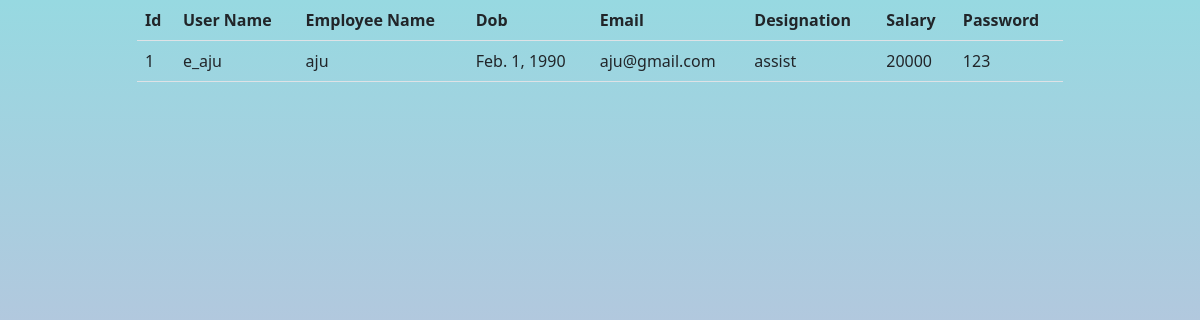
Before: /employee/details/1 with the older database file.
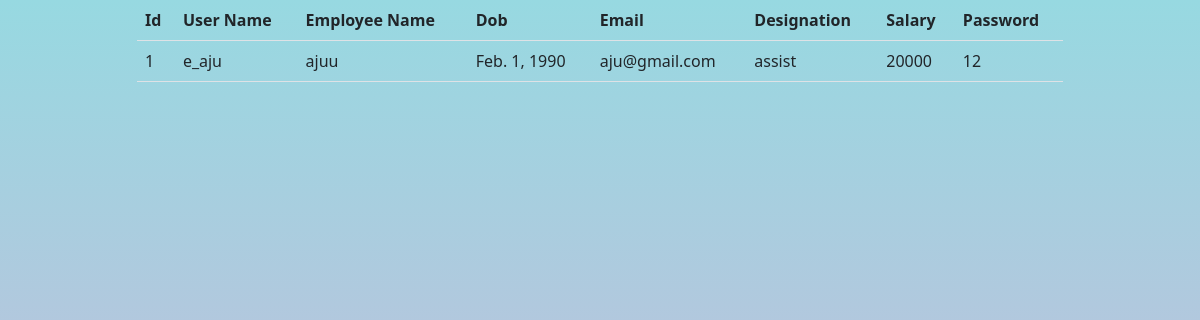
After: the same page with the newer database file.
### employee/models.py (models this page shows)
class Employees(models.Model):
    employee_name=models.CharField(max_length=80)
    email=models.EmailField(max_length=80,unique=True)
    user_name=models.CharField(max_length=120,unique=True)
    password=models.CharField(max_length=100)
    salary=models.CharField(max_length=9)
    designation=models.CharField(max_length=50)
    dob=models.DateField(auto_now_add=False)

### employee/views.py (the view)
# urls.py: path("details/<int:id>",views.EmployeeDetailView.as_view(),name="details"),
class EmployeeDetailView(View):
    def get(self,request,*args,**kwargs):
        id=kwargs.get("id")
        emp=Employees.objects.get(id=id)
        return render(request,"employeedetails.html",{"empdetails":emp})

### employee/templates/employeedetails.html (shortened to what this page needs)
<!DOCTYPE html>
{%load static%}
<html lang="en">
<head>
<link href="https://cdn.jsdelivr.net/npm/bootstrap@5.1.3/dist/css/bootstrap.min.css" rel="stylesheet">
    <link rel="stylesheet" href="{%static 'css/style.css'%}">
</head>
<body>
<div class="container">
    <div class="row">
        <div class="col-1"></div>
        <div class="col-10">
            <table class="table">
                <tr>
                    <th>Id</th>
                    <th>User Name</th>
                    <th>Employee Name</th>
                    <th>Dob</th>
                    <th>Email</th>
                    <th>Designation</th>
                    <th>Salary</th>
                    <th>Password</th>
                </tr>
                <tr>
                    <td>{{empdetails.id}}</td>
                    <td>{{empdetails.user_name}}</td>
                    <td>{{empdetails.employee_name}}</td>
                    <td>{{empdetails.dob}}</td>
                    <td>{{empdetails.email}}</td>
                    <td>{{empdetails.designation}}</td>
                    <td>{{empdetails.salary}}</td>
                    <td>{{empdetails.password}}</td>
                </tr>
            </table>
        </div>
        <div class="col-1"></div>
    </div>
</div>
</body>
</html>

Changed rows visible on the page:
changed Employees "e_aju": employee_name "aju" → "ajuu"; password "123" → "12"
